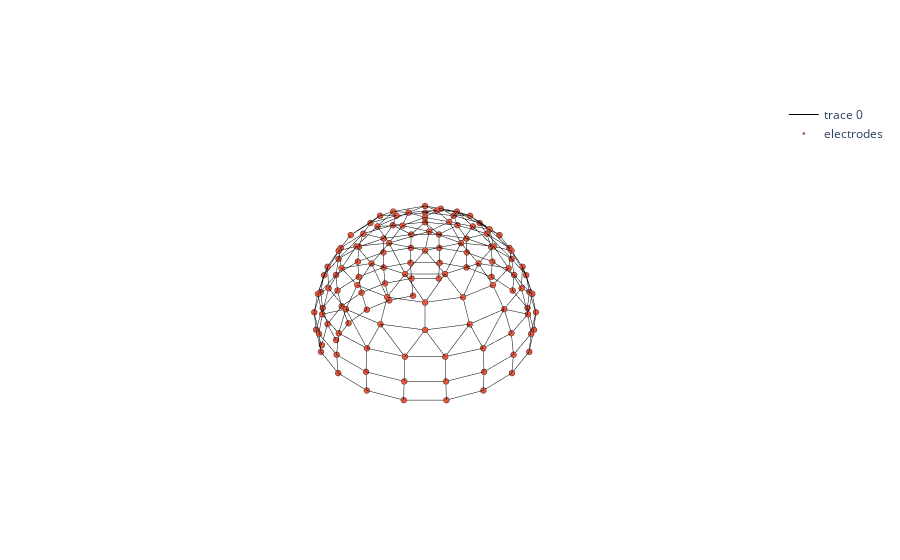

Here is the notebook cell this chart was saved with:
### Code cell
# Select a trial, load channel positions
sample = graph_data[54].clone()
edge_index = sample.edge_index
print(f'number of edges: {int(edge_index.shape[1]/2)}')
elec_coord_file = root/'electrode_coordinates.csv'
elec_coord = pd.read_csv(elec_coord_file, index_col=0)

labels = elec_coord.index.values
Xn = elec_coord['x'].values
Yn = elec_coord['y'].values
Zn = elec_coord['z'].values

Xe = []
Ye = []
Ze = []
for e in edge_index.T:
    Xe += [Xn[e[0]], Xn[e[1]], None]
    Ye += [Yn[e[0]], Yn[e[1]], None]
    Ze += [Zn[e[0]], Zn[e[1]], None]

import plotly.graph_objs as go

trace1 = go.Scatter3d(
    x=Xe, y=Ye, z=Ze,
    mode='lines',
    line=dict(color='rgb(0,0,0)', width=1),
    hoverinfo='none',
)

trace2 = go.Scatter3d(
    x=Xn, y=Yn, z=Zn,
    mode = 'markers',
    name = 'electrodes',
    marker = dict(
        symbol='circle',
        size=2,
        line=dict(color='rgb(50,50,50)',width=0.5),
    ),
    text=labels,
    hoverinfo='text',
)

axis=dict(
    showbackground=False,
    showline=False,
    showgrid=False,
    showticklabels=False,
    title='',
)

layout = go.Layout(
    scene = dict(
        xaxis=dict(axis),
        yaxis=dict(axis),
        zaxis=dict(axis),
    )
)

data = [trace1, trace2]
fig = go.Figure(data=data, layout=layout)
fig.show()

### Figure 1 — Plotly figure (JSON) as saved in the notebook; plotly's stock layout.template omitted (floating-point values rounded to 4 significant figures; data arrays with more than 128 entries replaced by an {"elided": "..."} marker saying what was removed)
{"data": [{"hoverinfo": "none", "line": {"color": "rgb(0,0,0)", "width": 1}, "mode": "lines", "type": "scatter3d", "x": {"elided": "2478 int values"}, "y": {"elided": "2478 int values"}, "z": {"elided": "2478 int values"}}, {"hoverinfo": "text", "marker": {"line": {"color": "rgb(50,50,50)", "width": 0.5}, "size": 2, "symbol": "circle"}, "mode": "markers", "name": "electrodes", "text": ["A1", "A2", "A3", "A4", "A5", "A6", "A7", "A8", "A9", "A10", "A11", "A12", "A13", "A14", "A15", "A16", "A17", "A18", "A19", "A20", "A21", "A22", "A23", "A24", "A25", "A26", "A27", "A28", "A29", "A30", "A31", "A32", "B1", "B2", "B3", "B4", "B5", "B6", "B7", "B8", "B9", "B10", "B11", "B12", "B13", "B14", "B15", "B16", "B17", "B18", "B19", "B20", "B21", "B22", "B23", "B24", "B25", "B26", "B27", "B28", "B29", "B30", "B31", "B32", "C1", "C2", "C3", "C4", "C5", "C6", "C7", "C8", "C9", "C10", "C11", "C12", "C13", "C14", "C15", "C16", "C17", "C18", "C19", "C20", "C21", "C22", "C23", "C24", "C25", "C26", "C27", "C28", "C29", "C30", "C31", "C32", "D1", "D2", "D3", "D4", "D5", "D6", "D7", "D8", "D9", "D10", "D11", "D12", "D13", "D14", "D15", "D16", "D17", "D18", "D19", "D20", "D21", "D22", "D23", "D24", "D25", "D26", "D27", "D28", "D29", "D30", "D31", "D32"], "type": "scatter3d", "x": [0, 0, 0, 0, -24, -45, -52, -48, -51, -51, -50, -47, -25, -26, -27, -27, -25, -28, 0, 0, 0, 0, 0, 0, 0, 25, 26, 27, 27, 25, 28, 24, 17, 24, 45, 52, 48, 51, 51, 50, 47, 69, 71, 70, 66, 83, 82, 78, 68, 58, 43, 34, 50, 63, 74, 82, 86, 87, 83, 82, 78, 68, 58, 43, 10, 24, 45, 52, 66, 70, 71, 51, 51, 48, 25, 24, 28, 25, 27, 27, 0, 0, 0, 0, 0, 0, 0, -25, -24, -28, -25, -27, -27, -51, -51, -48, -10, -24, -45, -52, -66, -70, -71, -83, -82, -78, -68, -58, -43, -34, -17, -24, -43, -50, -63, -74, -82, -86, -87, -83, -82, -78, -68, -58, -66, -70, -71, -69], "y": [0, -17, -34, -50, -58, -45, -52, -66, -70, -71, -69, -64, -75, -81, -83, -82, -78, -68, -63, -74, -82, -86, -87, -85, -79, -75, -81, -83, -82, -78, -68, -58, -5, -24, -45, -52, -66, -70, -71, -69, -64, -50, -51, -51, -48, -27, -27, -25, -28, -24, -25, 0, 0, 0, 0, 0, 0, 0, 27, 27, 25, 28, 24, 25, 14, 24, 45, 52, 48, 51, 51, 71, 70, 66, 43, 58, 68, 78, 82, 83, 87, 86, 82, 74, 63, 50, 34, 43, 58, 68, 78, 82, 83, 71, 70, 66, 14, 24, 45, 52, 48, 51, 51, 27, 27, 25, 28, 24, 25, 0, -5, -24, -25, 0, 0, 0, 0, 0, 0, -27, -27, -25, -28, -24, -48, -51, -51, -50], "z": [88, 86, 81, 72, 61, 61, 47, 31, 14, -3, -20, -37, -37, -20, -3, 14, 31, 47, 61, 47, 31, 14, -3, -20, -37, -37, -20, -3, 14, 31, 47, 61, 86, 81, 61, 47, 31, 14, -3, -20, -37, -20, -3, 14, 31, -3, 14, 31, 47, 61, 72, 81, 72, 61, 47, 31, 14, -3, -3, 14, 31, 47, 61, 72, 86, 81, 61, 47, 31, 14, -3, -3, 14, 31, 72, 61, 47, 31, 14, -3, -3, 14, 31, 47, 61, 72, 81, 72, 61, 47, 31, 14, -3, -3, 14, 31, 86, 81, 61, 47, 31, 14, -3, -3, 14, 31, 47, 61, 72, 81, 86, 81, 72, 72, 61, 47, 31, 14, -3, -3, 14, 31, 47, 61, 31, 14, -3, -20]}], "layout": {"scene": {"xaxis": {"showbackground": false, "showgrid": false, "showline": false, "showticklabels": false, "title": {"text": ""}}, "yaxis": {"showbackground": false, "showgrid": false, "showline": false, "showticklabels": false, "title": {"text": ""}}, "zaxis": {"showbackground": false, "showgrid": false, "showline": false, "showticklabels": false, "title": {"text": ""}}}}}
